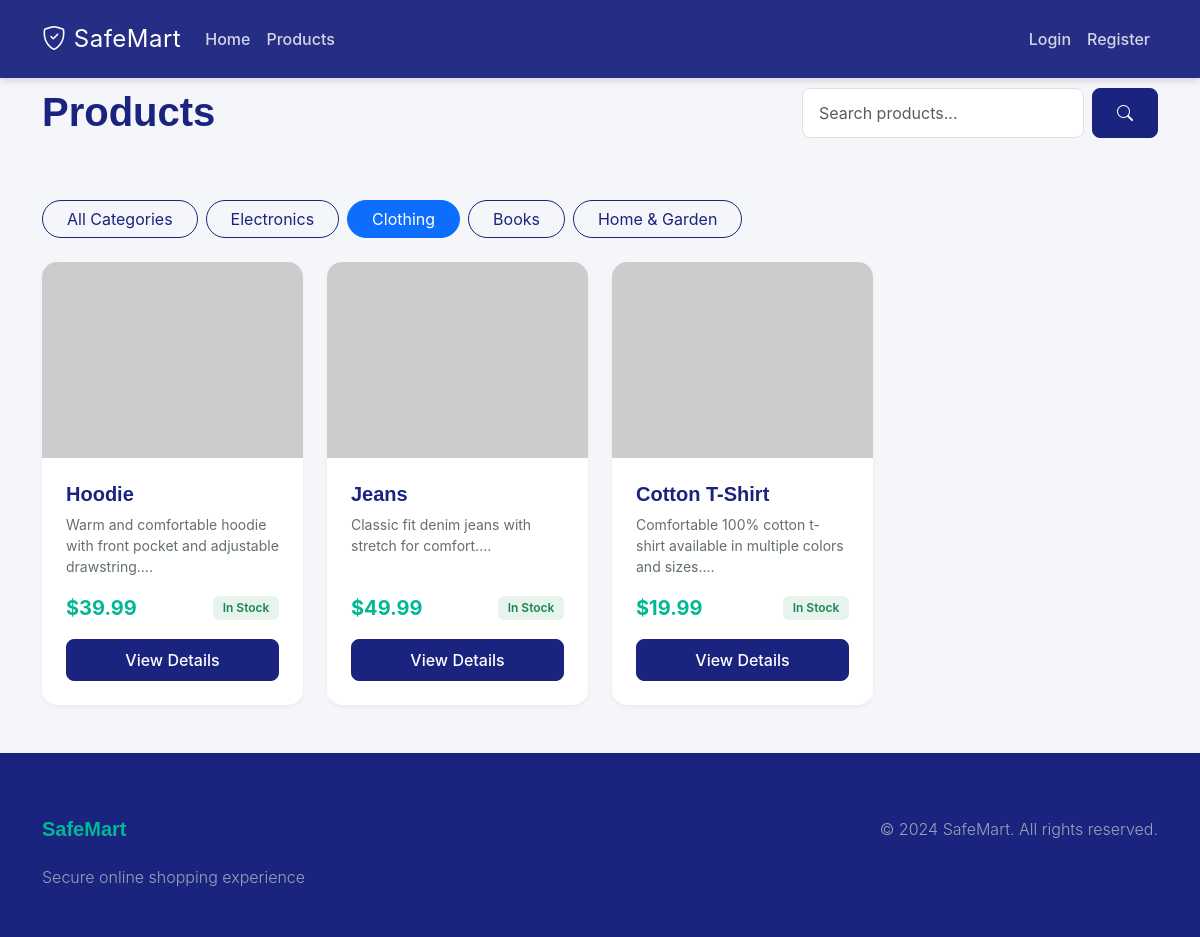
Page /products?category=2 on the committed database.
### app/models.py (models this page shows, shortened)
class Category(db.Model):
    __tablename__ = 'categories'
    id = db.Column(db.Integer, primary_key=True)
    name = db.Column(db.String(100), unique=True, nullable=False, index=True)
    slug = db.Column(db.String(100), unique=True, nullable=False, index=True)
    description = db.Column(db.Text)
    created_at = db.Column(db.DateTime, default=datetime.utcnow, nullable=False)
    products = db.relationship('Product', backref='category', lazy='dynamic', cascade='all, delete-orphan')

class Product(db.Model):
    __tablename__ = 'products'
    id = db.Column(db.Integer, primary_key=True)
    name = db.Column(db.String(200), nullable=False, index=True)
    slug = db.Column(db.String(200), unique=True, nullable=False, index=True)
    description = db.Column(db.Text, nullable=False)
    price = db.Column(db.Numeric(10, 2), nullable=False)
    stock = db.Column(db.Integer, default=0, nullable=False)
    image = db.Column(db.String(255))
    category_id = db.Column(db.Integer, db.ForeignKey('categories.id'), nullable=False)
    is_active = db.Column(db.Boolean, default=True, nullable=False)
    created_at = db.Column(db.DateTime, default=datetime.utcnow, nullable=False)
    updated_at = db.Column(db.DateTime, default=datetime.utcnow, onupdate=datetime.utcnow)
    order_items = db.relationship('OrderItem', backref='product', lazy='dynamic', cascade='all, delete-orphan')
    cart_items = db.relationship('CartItem', backref='product', lazy='dynamic', cascade='all, delete-orphan')

### app/main/routes.py (the view, shortened to what this page needs)
@main_bp.route('/products')
def products():
    page = request.args.get('page', 1, type=int)
    per_page = request.args.get('per_page', 20, type=int)
    category_id = request.args.get('category', type=int)
    search = request.args.get('search', '', type=str)
    query = Product.query.filter_by(is_active=True)
    if category_id:
        query = query.filter_by(category_id=category_id)
    products = query.order_by(Product.created_at.desc())\
        .paginate(page=page, per_page=per_page, error_out=False)
    categories = Category.query.all()
    return render_template('main/products.html',
                         title='Products',
                         products=products,
                         categories=categories,
                         current_category=category_id,
                         search=search)

### app/templates/main/products.html (shortened to what this page needs)
{% extends "base.html" %}
{% block content %}
<div class="row mb-5 animate__animated animate__fadeIn">
    <div class="col-md-8">
        <h1 class="mb-3">Products</h1>
    </div>
    <div class="col-md-4">
        <form method="GET" action="{{ url_for('main.products') }}" class="d-flex">
            <input class="form-control me-2" type="search" name="search" placeholder="Search products..."
                value="{{ search or '' }}">
            <button class="btn btn-primary" type="submit"><i class="bi bi-search"></i></button>
        </form>
    </div>
</div>
<div class="row mb-4 animate__animated animate__fadeIn animate__delay-1s">
    <div class="col-12">
        <div class="d-flex flex-wrap gap-2">
            <a href="{{ url_for('main.products') }}"
                class="btn btn-outline-primary rounded-pill px-4 {% if not current_category %}active{% endif %}">
                All Categories
            </a>
            {% for category in categories %}
            <a href="{{ url_for('main.products', category=category.id) }}"
                class="btn btn-outline-primary rounded-pill px-4 {% if current_category == category.id %}active{% endif %}">
                {{ category.name }}
            </a>
            {% endfor %}
        </div>
    </div>
</div>
<div class="row">
    {% for product in products.items %}
    <div class="col-md-6 col-lg-3 mb-4 animate-fade-up"
        style="--i: {{ loop.index0 }}; animation-delay: calc(var(--i) * 0.1s);">
        <div class="card product-card h-100">
            <div class="card-img-wrapper">
                <img src="{{ product|product_image }}" class="card-img-top" alt="{{ product.name }}"
                    onerror="this.onerror=null; this.src='https://via.placeholder.com/400x400?text={{ product.name|urlencode }}';">
            </div>
            <div class="card-body d-flex flex-column">
                <h5 class="card-title">{{ product.name }}</h5>
                <p class="card-text small mb-3">{{ product.description[:80] }}...</p>
                <div class="mt-auto">
                    <div class="d-flex justify-content-between align-items-center mb-3">
                        <span class="price-tag">${{ "%.2f"|format(product.price) }}</span>
                        {% if product.stock > 0 %}
                        <span class="badge bg-success bg-opacity-10 text-success">In Stock</span>
                        {% else %}
                        <span class="badge bg-danger bg-opacity-10 text-danger">Out of Stock</span>
                        {% endif %}
                    </div>
                    <a href="{{ url_for('main.product_detail', slug=product.slug) }}" class="btn btn-primary w-100">View
                        Details</a>
                </div>
            </div>
        </div>
    </div>
    {% else %}
    <div class="col-12">
        <div class="alert alert-info d-flex align-items-center">
            <i class="bi bi-info-circle me-2"></i> No products found matching your criteria.
        </div>
    </div>
    {% endfor %}
</div>
{% endblock %}

### app/static/css/style.css (style rules this page uses)
:root { --primary-color: #1a237e; --secondary-color: #00b894; --accent-color: #ff7675; --dark-bg: #2d3436; --light-bg: #f4f6f9; --white: #ffffff; --text-primary: #2d3436; --text-secondary: #636e72; --gradient-primary: linear-gradient(135deg, #1a237e 0%, #3949ab 100%); --gradient-accent: linear-gradient(135deg, #ff7675 0%, #d63031 100%); --shadow-sm: 0 2px 4px rgba(0, 0, 0, 0.05); --shadow-md: 0 4px 6px rgba(0, 0, 0, 0.1); --shadow-lg: 0 10px 15px rgba(0, 0, 0, 0.1); --shadow-hover: 0 20px 25px rgba(0, 0, 0, 0.15); }
body { font-family: 'Inter', sans-serif; background-color: var(--light-bg); color: var(--text-primary); display: flex; flex-direction: column; min-height: 100vh; overflow-x: hidden; }
h1, h2, h3, h4, h5, h6 { font-family: 'Poppins', sans-serif; font-weight: 600; color: var(--primary-color); }
.product-card { border: none; border-radius: 15px; overflow: hidden; box-shadow: var(--shadow-sm); transition: all 0.3s cubic-bezier(0.4, 0, 0.2, 1); background: var(--white); height: 100%; }
.card-img-wrapper { overflow: hidden; position: relative; padding-top: 75%; }
.card-img-top { position: absolute; top: 0; left: 0; width: 100%; height: 100%; object-fit: cover; transition: transform 0.5s ease; }
.card-body { padding: 1.5rem; }
.card-title { font-weight: 700; color: var(--primary-color); margin-bottom: 0.5rem; }
.card-text { color: var(--text-secondary); }
.price-tag { font-size: 1.25rem; font-weight: 700; color: var(--secondary-color); }
.btn-primary { background-color: var(--primary-color); border-color: var(--primary-color); padding: 0.5rem 1.5rem; font-weight: 500; border-radius: 8px; transition: all 0.3s ease; }
.btn-outline-primary { color: var(--primary-color); border-color: var(--primary-color); border-radius: 8px; }
.form-control { border-radius: 8px; padding: 0.75rem 1rem; border: 1px solid #e0e0e0; transition: all 0.3s ease; }
.animate-fade-up { animation: fadeInUp 0.8s ease-out; }
.badge { padding: 0.5em 0.8em; font-weight: 600; border-radius: 6px; }

### app/templates/base.html (style rules this page uses)
body { margin-top: 4rem; }
.product-card { transition: transform 0.2s; }

### rows in the picture
Category: name "Electronics"
Category: name "Clothing"
Category: name "Books"
Category: name "Home & Garden"
Product: name "Hoodie", description "Warm and comfortable hoodie with front pocket and adjustable drawstring.", price "39.99", stock "In Stock"
Product: name "Jeans", description "Classic fit denim jeans with stretch for comfort.", price "49.99", stock "In Stock"
Product: name "Cotton T-Shirt", description "Comfortable 100% cotton t-shirt available in multiple colors and sizes.", price "19.99", stock "In Stock"
